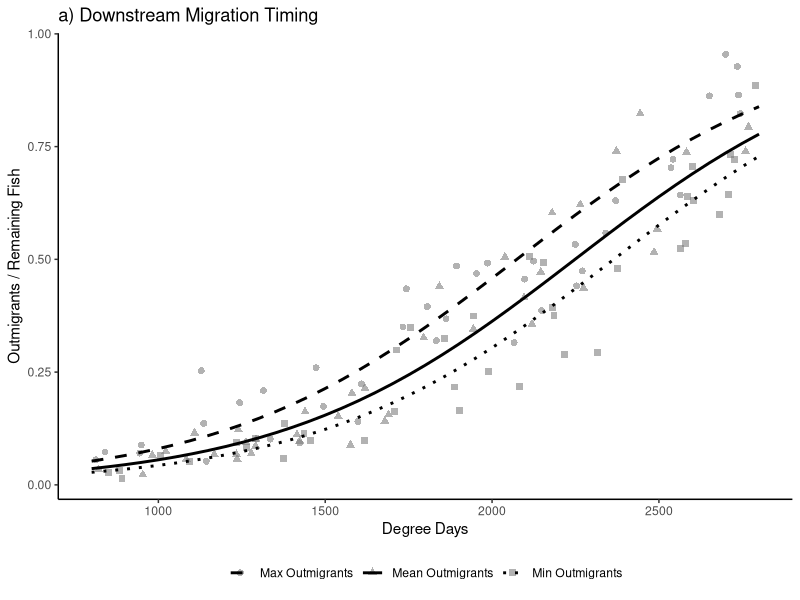

Reproduce this figure in R. (Note: this script raises an error after producing the figure.)
# Chen, E. K., Som, N. A., Deibner-Hanson, J. D., Anderson, D. G., & Henderson, M. J. (2023). A life cycle model for evaluating 
# estuary residency and recovery potential in Chinook salmon. Fisheries Research, 257, 106511.

# Code generated with Gemini 3.1 Pro on 6/11/26 using a custom GEM 'SRF Data Extraction' by AH Fullerton

# Version 1 (simulate from equation and coefficients given): ####
# Load required libraries
library(ggplot2)
library(dplyr)

# 1. Define known parameters and assumed intercepts for Figure 2a
beta_1 <- 0.396
beta_3 <- 2.270
beta_0_adj <- -5.5 # Assumed intercept to match the visual position in Figure 2a

# Define standard total outmigrant abundances (R)
R_levels <- list(
  "Min Outmigrants" = 100, 
  "Mean Outmigrants" = 300, 
  "Max Outmigrants" = 600  
)

# Sequence for the expectation curves (Lines)
degree_days_seq <- seq(800, 2800, by = 50)

# 2. Setup Dataframes
data_fig2a_lines <- data.frame()
data_fig2a_pts <- data.frame()

set.seed(123) # For reproducibility
n_pts <- 40   # Number of simulated data points per curve

# 3. Simulate Data (Lines and Points)
for (level in names(R_levels)) {
  R <- R_levels[[level]]
  
  # --- Generate Expected Mean Lines ---
  # logit(p) = B0 + B1*(R_scaled) + B3*(DD_scaled)
  logit_mean <- beta_0_adj + (beta_1 * (R/300)) + (beta_3 * (degree_days_seq/1000))
  p_mean <- 1 / (1 + exp(-logit_mean))
  
  temp_line <- data.frame(
    curve.id = level,
    stressor.x = degree_days_seq,
    response.y = p_mean
  )
  data_fig2a_lines <- rbind(data_fig2a_lines, temp_line)
  
  # --- Generate Simulated Data Points with Error ---
  dd_pts <- runif(n_pts, 800, 2800)
  
  # Add process error to the logit scale
  error <- rnorm(n_pts, mean = 0, sd = 0.5) 
  logit_pts <- beta_0_adj + (beta_1 * (R/300)) + (beta_3 * (dd_pts/1000)) + error
  p_pts <- 1 / (1 + exp(-logit_pts))
  
  temp_pts <- data.frame(
    curve.id = level,
    stressor.label = "Degree_Days",
    stressor.x = dd_pts,
    units.x = "C",
    response.label = "Proportion_Migrating",
    response.y = p_pts,
    units.y = "proportion",
    plot.type = "scatter"
  )
  data_fig2a_pts <- rbind(data_fig2a_pts, temp_pts)
}

# 4. Format data for "Extracted Data" output (Combining lines format if needed, but focusing on points for CSV)
# write.csv(data_fig2a_pts, "Figure_2a_Simulated_Points.csv", row.names = FALSE)
print(head(data_fig2a_pts))

# 5. Plotting Figure 2a Recreation (Points + Lines)
plot_2a <- ggplot() +
  # Simulated data points in gray, mapped by shape to differentiate cohorts if desired
  geom_point(data = data_fig2a_pts, aes(x = stressor.x, y = response.y, shape = curve.id), 
             color = "gray50", size = 2, alpha = 0.6) +
  # Mean expectation lines
  geom_line(data = data_fig2a_lines, aes(x = stressor.x, y = response.y, linetype = curve.id), 
            size = 1, color = "black") +
  scale_linetype_manual(values = c("Max Outmigrants" = "dashed", 
                                   "Mean Outmigrants" = "solid", 
                                   "Min Outmigrants" = "dotted")) +
  theme_classic() +
  labs(title = "a) Downstream Migration Timing",
       x = "Degree Days",
       y = "Outmigrants / Remaining Fish") +
  theme(legend.title = element_blank(),
        legend.position = "bottom")

# Display plot
print(plot_2a)




# Version 2 (fit to digitized data) ####
# Load required libraries
library(ggplot2)
library(dplyr)
library(readr)

# 1. Load the digitized data
# Replace 'Default Dataset (20).csv' with your actual file path if needed
digitized_data <- read_csv("data/Chen2023a_data.csv", show_col_types = FALSE)

# Rename columns to be descriptive
colnames(digitized_data) <- c("Degree_Days", "Proportion")

# Constrain proportions to [0, 1] to fix any minor digitizing overshoots/undershoots
digitized_data$Proportion <- pmax(0, pmin(1, digitized_data$Proportion))

# 2. Refit the curve using a quasibinomial Generalized Linear Model (GLM)
# This models the logistic shape characteristic of Figure 2a
fit <- glm(Proportion ~ Degree_Days, 
           data = digitized_data, 
           family = quasibinomial(link = "logit"))

# Print a summary of the refitted model parameters
print(summary(fit))

# 3. Generate expected line data from the fit
# Create a smooth sequence of Degree Days based on the x-axis range
x_seq <- seq(min(digitized_data$Degree_Days), max(digitized_data$Degree_Days), length.out = 200)

# Predict the mean proportion for the smooth sequence
y_pred <- predict(fit, newdata = data.frame(Degree_Days = x_seq), type = "response")

data_line <- data.frame(
  stressor.x = x_seq,
  response.y = y_pred
)

# 4. Format data for "Extracted Data" output
# Format the scatter points
extracted_pts <- data.frame(
  curve.id = "Digitized_Cohort",
  stressor.label = "Degree_Days",
  stressor.x = digitized_data$Degree_Days,
  units.x = "C",
  response.label = "Proportion_Migrating",
  response.y = digitized_data$Proportion,
  units.y = "proportion",
  plot.type = "scatter"
)

# Format the refitted curve
extracted_line <- data.frame(
  curve.id = "Refitted_Curve",
  stressor.label = "Degree_Days",
  stressor.x = data_line$stressor.x,
  units.x = "C",
  response.label = "Proportion_Migrating",
  response.y = data_line$response.y,
  units.y = "proportion",
  plot.type = "curve"
)

# Combine for final extracted output and display
final_extracted_data <- rbind(extracted_pts, extracted_line)
print(head(final_extracted_data))
# write.csv(final_extracted_data, "Figure_2a_Refitted_Data.csv", row.names = FALSE)

# 5. Plot the Digitized Points and the Refitted Curve
plot_2a_refit <- ggplot() +
  # Hand-digitized points
  geom_point(data = extracted_pts, aes(x = stressor.x, y = response.y), 
             color = "gray50", size = 2, alpha = 0.6) +
  # Refitted expectation curve
  geom_line(data = extracted_line, aes(x = stressor.x, y = response.y), 
            size = 1.2, color = "black") +
  theme_classic() +
  labs(title = "a) Downstream Migration Timing (Refitted)",
       subtitle = "Black line represents the quasibinomial GLM fit to digitized points",
       x = "Degree Days",
       y = "Outmigrants / Remaining Fish") +
  theme(legend.position = "none")

# Display plot
print(plot_2a_refit)
